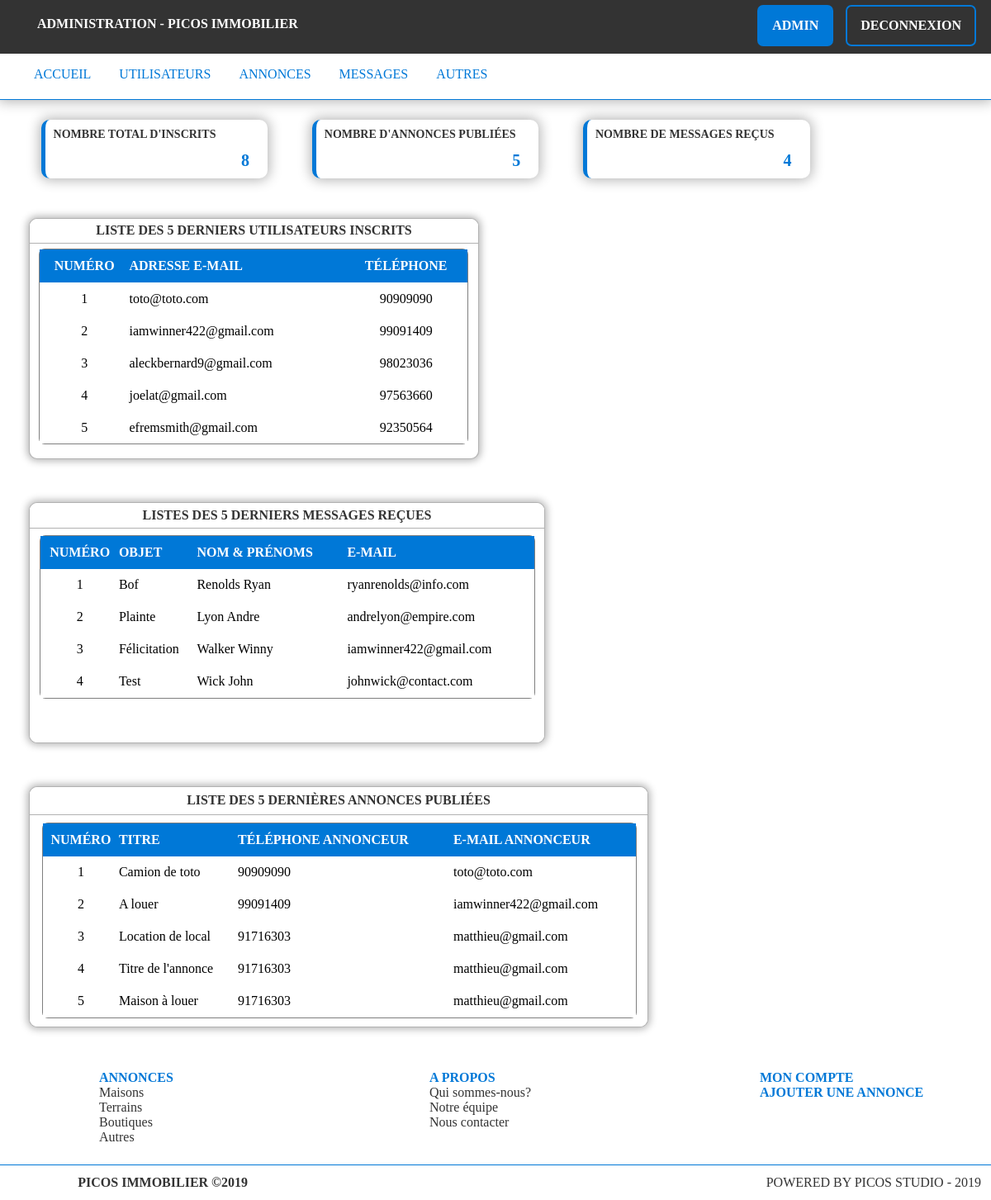
The page /administration/administration.php (signed in) on the database its author committed.
### tables this page shows
CREATE TABLE `utilisateurs` (
  `num_user` int(11) NOT NULL,
  `prenoms_user` varchar(100) NOT NULL,
  `nom_user` varchar(75) NOT NULL,
  `num_tel` varchar(8) NOT NULL,
  `adr_mail` varchar(150) NOT NULL,
  `password` text NOT NULL
);

CREATE TABLE `messages` (
  `num_msg` int(11) NOT NULL,
  `nom_evy` varchar(75) NOT NULL,
  `prenoms_evy` varchar(150) NOT NULL,
  `objet` varchar(150) NOT NULL,
  `num_tel_evy` varchar(8) NOT NULL,
  `adr_mail` varchar(150) NOT NULL,
  `message` text NOT NULL
);

CREATE TABLE `annonces` (
  `num_ann` int(11) NOT NULL,
  `titre_ann` varchar(75) NOT NULL,
  `desc_ann` varchar(255) NOT NULL,
  `prix_ann` float NOT NULL,
  `lieu_ann` varchar(155) NOT NULL,
  `date_ann` varchar(10) NOT NULL,
  `num_ville` int(11) NOT NULL,
  `num_user` int(11) NOT NULL,
  `num_type` int(11) NOT NULL
);

### administration/administration.php (the view, shortened to what this page needs)
<?php
    $pdo = new PDO('mysql:host=localhost; dbname=immobilier', 'root', '', array(PDO::MYSQL_ATTR_INIT_COMMAND => 'SET NAMES utf8'));
    if (isset($_COOKIE['__lingomin'])) {
        $leNum = intval($_COOKIE['__lingomin']);
        $requeteAdmin = $pdo->prepare("SELECT * FROM `administration` WHERE num_admin = ?");
        $requeteAdmin->execute(array($leNum));
        $adminInfo = $requeteAdmin->fetch();
        $username =  $adminInfo['admin_name'];
    }else{
        header("Location: index.php");
        exit();
    }
    $rUser = $pdo->prepare("SELECT * FROM `utilisateurs` order by `num_user` DESC");
    $rUser->execute();
    $nbUser = $rUser->rowCount();
    $rAnnonce = $pdo->prepare("SELECT * FROM `annonces` order by `num_ann` DESC");
    $rAnnonce->execute();
    $nbAnnonce = $rAnnonce->rowCount();
    $rMsg = $pdo->prepare("SELECT * FROM `messages` order by `num_msg` DESC");
    $rMsg->execute();
    $NbMsg = $rMsg->rowCount();
    $listeUser = $rUser->fetchAll();
    $listeAnnonce = $rAnnonce->fetchAll();
    $listeMsg = $rMsg->fetchAll();
?>
<!DOCTYPE html>
<html>
<head>
    <link rel="stylesheet" type="text/css" href="../css/admin.css"/>
</head>
<body>
    <?php include("header.php");?>
    <div id ="infos">
        <div class="box-info">
            <p class="entetes">Nombre total d'inscrits</p>
            <p class="chiffres"><?php echo $nbUser;?></p>
        </div>
        <div class="box-info">
            <p class="entetes">Nombre d'annonces publiées</p>
            <p class="chiffres"><?php echo $nbAnnonce;?></p>
        </div>
        <div class="box-info">
            <p class="entetes">Nombre de messages reçus</p>
            <p class="chiffres"><?php echo $NbMsg;?></p>
        </div>
    </div>
    <div id="boxes">
        <div id="utilisateurs" class="display">
            <p class="title">Liste des 5 derniers utilisateurs inscrits</p>
            <table class="tble" cellpadding="0" cellspacing="0" border="0" id="t1">
                <tr class="entete">
                    <td align="center">Numéro</td>
                    <td>Adresse E-mail</td>
                    <td align="center">Téléphone</td>
                </tr>
                <?php
                    $i = 1;
                    foreach ($listeUser as $user) {
                        echo "
                            <tr class='infos'>
                                <td align='center'>".$i."</td>
                                <td>".$user['adr_mail']."</td>
                                <td align='center'>".$user['num_tel']."</td>
                            </tr>";
                        $i++;
                        if ($i > 5) {
                            break;
                        }
                    }
                ?>
            </table>
        </div>
        <div id="messages" class="display">
            <p class="title">Listes des 5 derniers messages reçues</p>
            <table class="tble" cellpadding="0" cellspacing="0" border="0" id="t3">
                <tr class="entete">
                    <td align="center">Numéro</td>
                    <td>Objet</td>
                    <td>Nom & Prénoms</td>
                    <td>E-mail</td>
                </tr>
                <?php
                    $i = 1;
                    foreach ($listeMsg as $msg) {
                        echo "
                            <tr class='infos'>
                                <td align='center'>".$i."</td>
                                <td>".$msg['objet']."</td>
                                <td>".$msg['nom_evy']." ".$msg['prenoms_evy']."</td>
                                <td>".$msg['adr_mail']."</td>
                            </tr>";
                        $i++;
                    }
                ?>
            </table>
        </div>
        <div id="annonces" class="display">
            <p class="title">Liste des 5 dernières annonces publiées</p>
            <table class="tble" cellpadding="0" cellspacing="0" border="0" id="t2">
                <tr class="entete">
                    <td align="center">Numéro</td>
                    <td>Titre</td>
                    <td>Téléphone annonceur</td>
                    <td>E-mail annonceur</td>
                </tr>
                <?php
                    $i = 1;
                    foreach ($listeAnnonce as $annonce) {
                        $num_user = $annonce['num_user'];
                        $rInfos = $pdo->prepare("SELECT `num_tel`, `adr_mail` FROM `utilisateurs` WHERE `num_user` = ?");
                        $rInfos->execute(array($num_user));
                        $infos = $rInfos->fetch();
                        $numero = $infos['num_tel'];
                        $adresse = $infos['adr_mail'];
                        echo "
                            <tr class='infos'>
                                <td align='center'>".$i."</td>
                                <td>".$annonce['titre_ann']."</td>
                                <td>".$numero."</td>
                                <td>".$adresse."</td>
                            </tr>";
                        $i++;
                        if ($i > 5) {
                            break;
                        }
                    }
                ?>
            </table>
        </div>
    </div>
    <?php
        include 'footer.php';
    ?>
</body>
</html>

### administration/header.php
<div id="banniere">
    <nav id="menu">
        <ul>
            <li id="titre">Administration - Picos Immobilier</li>
            <?php
				if (isset($_SESSION['num']) AND $adminInfo['num_admin'] == $_SESSION['num']){
			?>
            <li id="deconnexion"><a href="deconnexion.php">Deconnexion</a></li>
            <li id="username"><a href="profil.php" title="Mon profil"><?php echo $username;?></a></li>
            <?php
				}
			?>
        </ul>
    </nav>
</div>
<div id="ban-2">
	<nav id="menu-2">
		<ul>
			<li><a href="administration.php">Accueil</a></li>
			<li><a href="utilisateurs.php">Utilisateurs</a></li>
			<li><a href="annonces.php">Annonces</a></li>
			<li><a href="messages.php">Messages</a></li>
			<li><a href="others.php">Autres</a></li>
		</ul>
	</nav>
</div>

### css/admin.css (style rules this page uses)
* { font-family: 'Segoe UI Light', 'Montserrat-Regular'; padding: 0; margin: 0; outline: 0; }
body { background-image: url('../img/outside.jpg'); background-size: cover; background-attachment: scroll; }
#banniere { display: inline-block; width: 100%; height: 65px; color: white; background-color: #333; }
#menu { display: inline; }
#menu ul li { display: inline-block; list-style-type: none; margin-left: 45px; }
#menu ul li a { display: inline-block; color: white; font-weight: bold; text-transform: uppercase; padding: 14px 16px; text-decoration: none }
#deconnexion { margin-top: 0.5%; border-radius: 7px; float: right; margin-right: 1.5%; border: 2px solid #0078d7; }
#username { margin-top: 0.5%; border-radius: 7px; float: right; margin-right: -2.5%; background-color:#0078d7; border: 2px solid #0078d7; }
#titre { margin-top: 1.7%; font-weight: bolder; text-transform: uppercase; }
#ban-2 { background-color: white; border-bottom: 1px solid #0078d7; box-shadow: 0 0 15px 2px rgba(0,0,0,.3); width: 100%; height: 55px; }
#menu-2 { display: inline-block; padding-left: 1.5%; }
#menu-2 ul li { display: inline-block; list-style-type: none; margin-left: 16px; }
#menu-2 ul li a { display: inline-block; font-weight: lighter; text-transform: uppercase; text-decoration: none; color: #0078d7; padding: 16px 7px; }
#infos { display: inline; }
.box-info { margin-top: 2%; border-left: 5px solid #0078d7; padding: .8%; box-shadow: 0 0 15px 2px rgba(0,0,0,.3); background-color: white; width: 250px; display: inline-block; margin-left: 50px; border-radius: 10px; }
.chiffres { text-align: right; padding-top: 5%; font-weight: bold; font-size: 20px; color: #0078d7; padding-right: 5%; }
.entetes { font-size: 14px; text-transform: uppercase; color: #333; font-weight:bold; }
.title { padding: 1%; background-color: white; color: #333; font-weight: bold; border-bottom: 1px solid rgba(0,0,0,.3); }
.entete { color: white; background-color: #0078d7; border: solid rgba(0,0,0,.3); height: 40px; text-align: left; font-weight: bold; text-transform: uppercase; }
.tble { border: 1px solid rgba(0,0,0,.5); margin: 1.2% 2%; height: auto; border-radius: 7px; }
.infos { background-color: rgb(255,255,255); color: black; border: solid rgba(0,0,0,.3); height: 39px; padding: 40px; }
#t1 { width: 520px; text-align: left; }
#t2 { width: 720px; text-align: left; }
#t3 { width: 600px; text-align: left; }
#utilisateurs { width: 543px; box-shadow: 0 0 10px 2px rgba(0,0,0,.3); }
#annonces { width: 748px; box-shadow: 0 0 10px 2px rgba(0,0,0,.3); }
#messages { width: 623px; box-shadow: 0 0 10px 2px rgba(0,0,0,.3); }
#boxes { display: inline-block; }
.display { height: 290px; background-color: white; margin-top: 4%; border-radius: 10px; margin-left: 35px; display: inline-block; overflow: auto; border: 1px solid rgba(0,0,0,.3); }
.title { padding: 1%; background-color: white; color: #333; text-align: center; text-transform: uppercase; font-weight: bold; border-bottom: 1px solid rgba(0,0,0,.3); }

### rows shown on the page
utilisateurs: adr_mail "toto@toto.com", num_tel "90909090"
utilisateurs: adr_mail "iamwinner422@gmail.com", num_tel "99091409"
utilisateurs: adr_mail "aleckbernard9@gmail.com", num_tel "98023036"
utilisateurs: adr_mail "joelat@gmail.com", num_tel "97563660"
utilisateurs: adr_mail "efremsmith@gmail.com", num_tel "92350564"
messages: objet "Bof", nom_evy "Renolds", prenoms_evy "Ryan", adr_mail "ryanrenolds@info.com"
messages: objet "Plainte", nom_evy "Lyon", prenoms_evy "Andre", adr_mail "andrelyon@empire.com"
messages: objet "Félicitation", nom_evy "Walker", prenoms_evy "Winny", adr_mail "iamwinner422@gmail.com"
messages: objet "Test", nom_evy "Wick", prenoms_evy "John", adr_mail "johnwick@contact.com"
annonces: titre_ann "Camion de toto", utilisateurs.num_tel "90909090", utilisateurs.adr_mail "toto@toto.com"
annonces: titre_ann "A louer", utilisateurs.num_tel "99091409", utilisateurs.adr_mail "iamwinner422@gmail.com"
annonces: titre_ann "Location de local", utilisateurs.num_tel "91716303", utilisateurs.adr_mail "matthieu@gmail.com"
annonces: titre_ann "Titre de l'annonce", utilisateurs.num_tel "91716303", utilisateurs.adr_mail "matthieu@gmail.com"
annonces: titre_ann "Maison à louer", utilisateurs.num_tel "91716303", utilisateurs.adr_mail "matthieu@gmail.com"

### other values the page prints
$username "ADMIN"
$nbUser "8"
$nbAnnonce "5"
$NbMsg "4"
